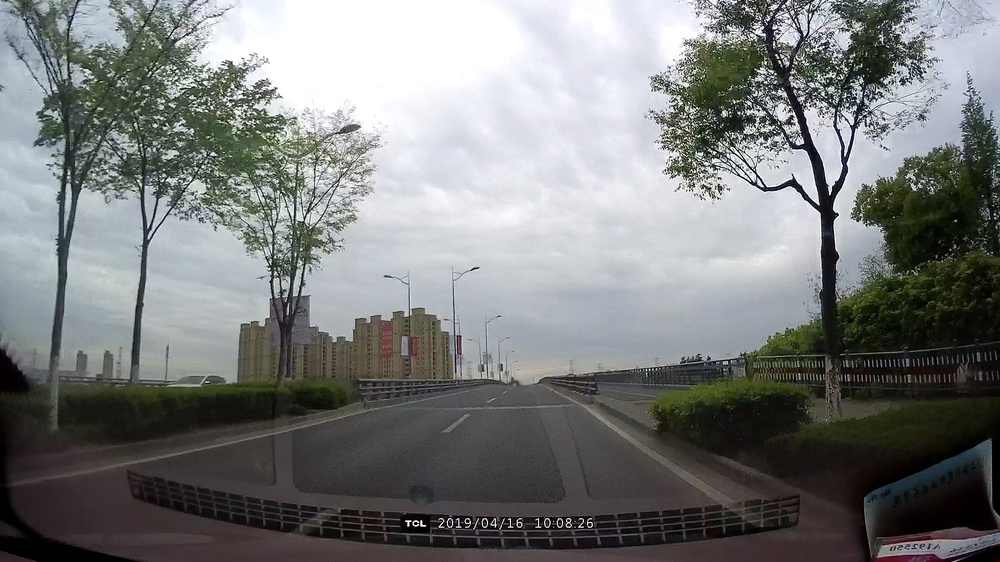
%> input picture test_1.jpg, 1000 x 562 px, shrunk from 1920 x 1080 before the run
$ octave test_hough.m   (GNU Octave 9; MATLAB toolbox functions it lacks are replaced by stand-ins)
%> lines starting %> are read from the running program, lines starting %| are printed output that depends on the picture
% 测试霍夫变换
clc
clear
close all

% 读取图像
I  = imread('test_1.jpg');
%> I is the input picture: size 562x1000x3 uint8; mean R, G, B 121.8, 123.9, 123.2
%rotI = imrotate(I,33,'crop'); % 旋转33度，保持原图片大小
%fig1 = imshow(I);
rotI=rgb2hsv(I);
%> rotI: size 562x1000x3 double; mean H, S, V 0.446, 0.153, 0.503
% 提取边
rotI=rotI(:,:,3);
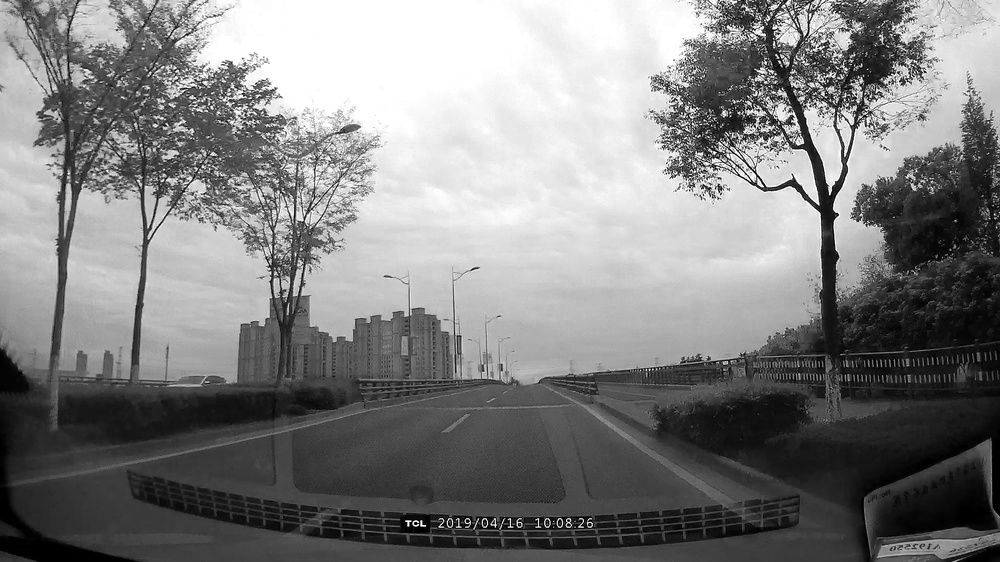
%> rotI: size 562x1000 double; min 0, max 1, mean 0.503
BW = edge(rotI,'canny');
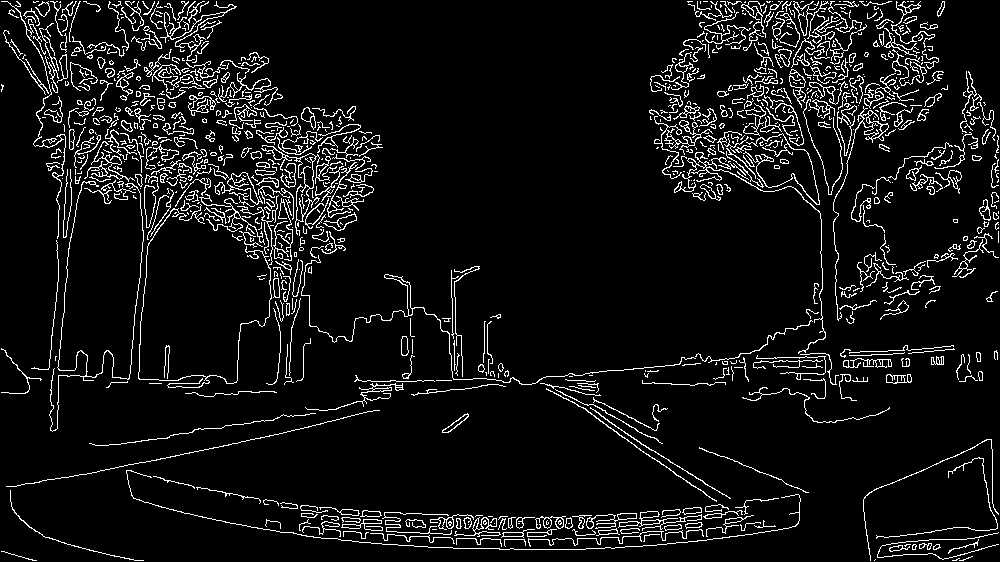
%> BW: size 562x1000 logical; 7.3% white in thin lines or dots
%figure, imshow(BW);

% 霍夫变换
[H,theta,rho] = hough(BW,'Theta',20:0.1:60); % 计算二值图像的标准霍夫变换，H为霍夫变换矩阵，theta,rho为计算霍夫变换的角度和半径值
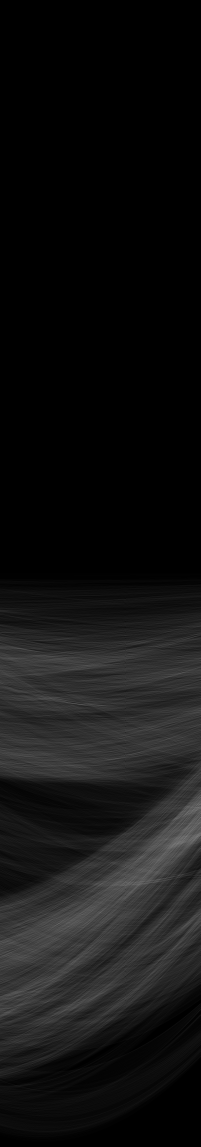
%> H: size 2293x401 double (shown at 1/2 size); min 0, max 139, mean 17.8
%> theta = 401 values from 20 to 60; rho = 2293 values from -1146 to 1146
figure, imshow(imadjust(mat2gray(H)),[],'XData',theta,'YData',rho,...
    'InitialMagnification','fit');
%> after `imshow(imadjust(mat2gray(H)),[],'XData',theta,'YData',rho,... 'Initial`:
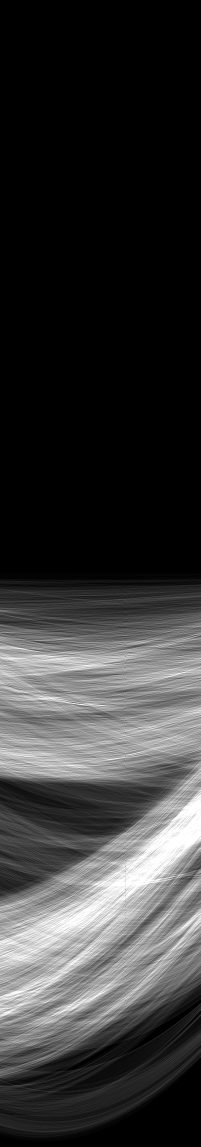
%> displayed picture: size 2293x401, on the screen's scale of 0 to 255 (shown at 1/2 size); min 0, max 255, mean 54.6
xlabel('theta (degrees)'), ylabel('rho');
axis on, axis normal, hold on;
colormap(hot)

% 显示霍夫变换矩阵中的极值点
P = houghpeaks(H,5,'threshold',ceil(0.3*max(H(:)))); % 从霍夫变换矩阵H中提取5个极值点
%> P = [1764 251; 1674 394; 1688 355; 1673 373; 1626 382]
x = theta(P(:,2));
%> x = [45 59.3 55.4 57.2 58.1]
y = rho(P(:,1));
%> y = [617 527 541 526 479]
plot(x,y,'s','color','black');
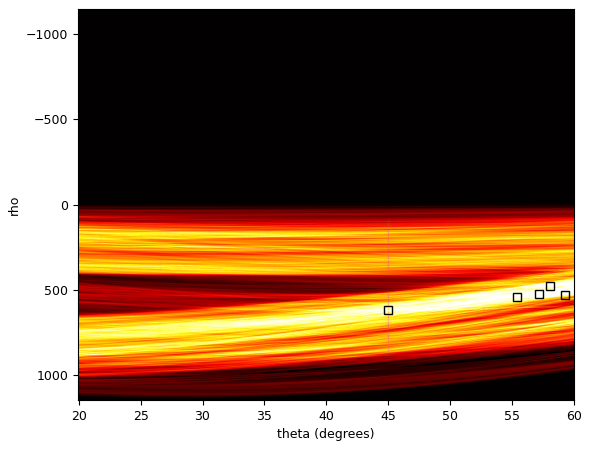
%> figure redrawn from the program's plot data

% 找原图中的线
lines = houghlines(BW,theta,rho,P,'FillGap',5,'MinLength',7);
%> lines = 44 lines; longest, point1 to point2 (x, y): (364, 511) to (347, 528), (752, 143) to (733, 155), (824, 50) to (809, 66), (715, 159) to (700, 175), (750, 124) to (737, 138), (753, 167) to (737, 177)
figure, imshow(rotI), hold on
max_len = 0;
for k = 1:length(lines)
    % 绘制各条线
    xy = [lines(k).point1; lines(k).point2];
    plot(xy(:,1),xy(:,2),'LineWidth',2,'Color','green');

    % 绘制线的起点（黄色）、终点（红色）
    plot(xy(1,1),xy(1,2),'x','LineWidth',2,'Color','yellow');
    plot(xy(2,1),xy(2,2),'x','LineWidth',2,'Color','red');

    % 计算线的长度，找最长线段
    len = norm(lines(k).point1 - lines(k).point2);
    if ( len > max_len)
          max_len = len;
        xy_long = xy;
    end
end
%> this loop made 44 passes
%> (len, max_len, xy_long) on passes 1, 2, 3, 9: (7.81, 7.81, [848 26; 843 32]), (8.49, 8.49, [836 39; 830 45]), (21.93, 21.93, [824 50; 809 66]), (24.04, 24.04, [364 511; 347 528])
%> (xy, len) on passes 4, 5, 6, 7, 8, 10: ([799 75; 791 84], 12.04), ([750 124; 737 138], 19.1), ([733 142; 722 153], 15.56), ([715 159; 700 175], 21.93), ([689 185; 684 191], 7.81), ([896 82; 885 89], 13.04)
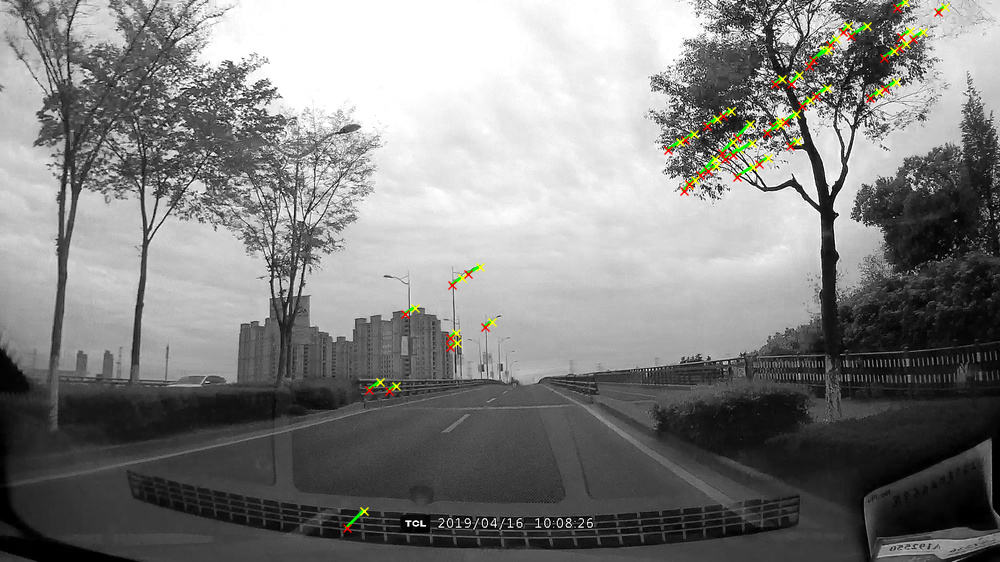
%> figure redrawn from the program's plot data

$ run again, with test_2.jpg copied over test_1.jpg
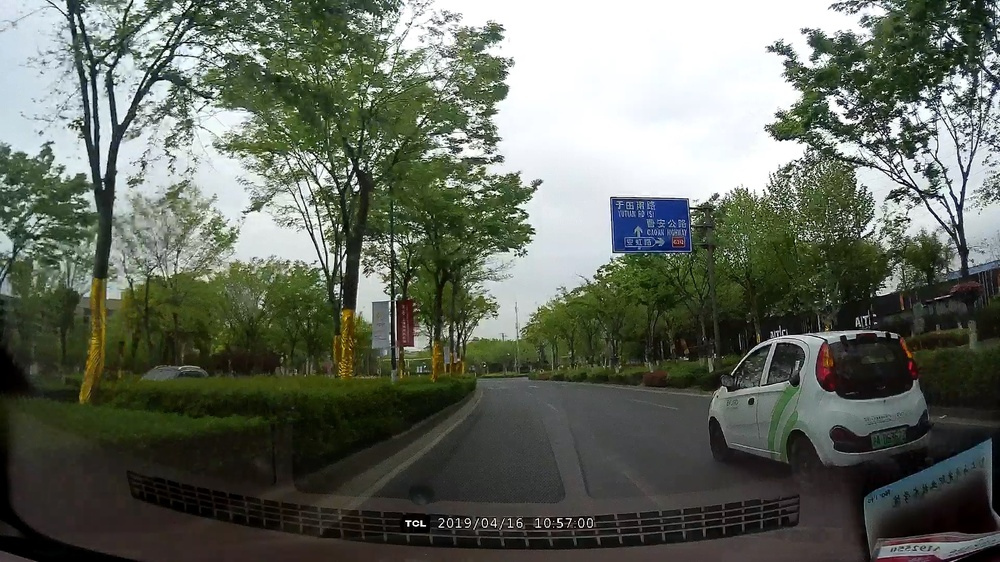
%> input picture test_2.jpg, 1000 x 562 px, shrunk from 1920 x 1080 before the run
%> I is the input picture: size 562x1000x3 uint8; mean R, G, B 99.6, 105.3, 94.7
%> `BW = edge(rotI,'canny');`:
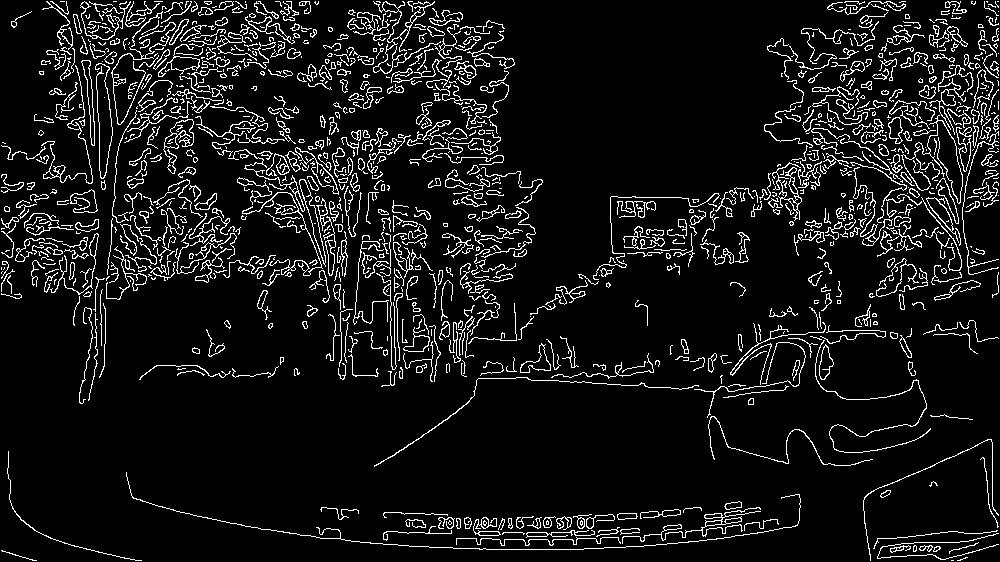
%> BW: size 562x1000 logical; 8.4% white in thin lines or dots
%> theta = 401 values from 20 to 60; rho = 2293 values from -1146 to 1146
%> P = [1744 359; 1747 344; 1743 365; 1745 353; 1691 396]
%> x = [55.8 54.3 56.4 55.2 59.5]
%> y = [597 600 596 598 544]
%> lines = 35 lines; longest, point1 to point2 (x, y): (462, 409) to (381, 464), (467, 405) to (389, 459), (457, 413) to (379, 465), (469, 403) to (404, 450), (799, 175) to (771, 194), (925, 103) to (900, 119)
%> the loop `for k = 1:length(lines)` made 35 passes
%> (len, max_len, xy_long) on passes 1, 2, 4, 8: (8.06, 8.06, [956 74; 949 78]), (8.6, 8.6, [942 83; 935 88]), (19.42, 19.42, [821 166; 805 177]), (97.91, 97.91, [462 409; 381 464])
%> after the loop `for k = 1:length(lines)`:
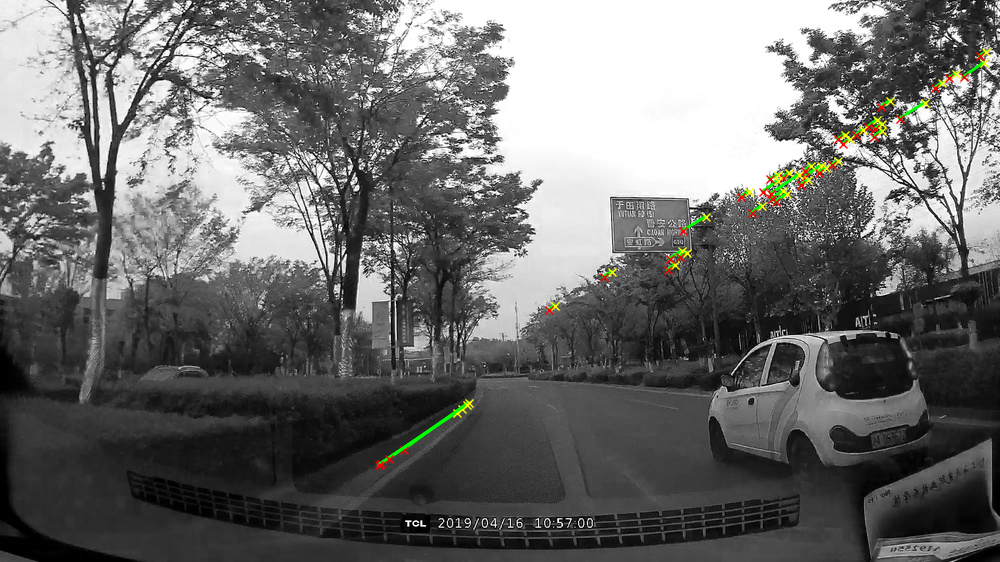
%> figure redrawn from the program's plot data

$ run again, with test_3.jpg copied over test_1.jpg
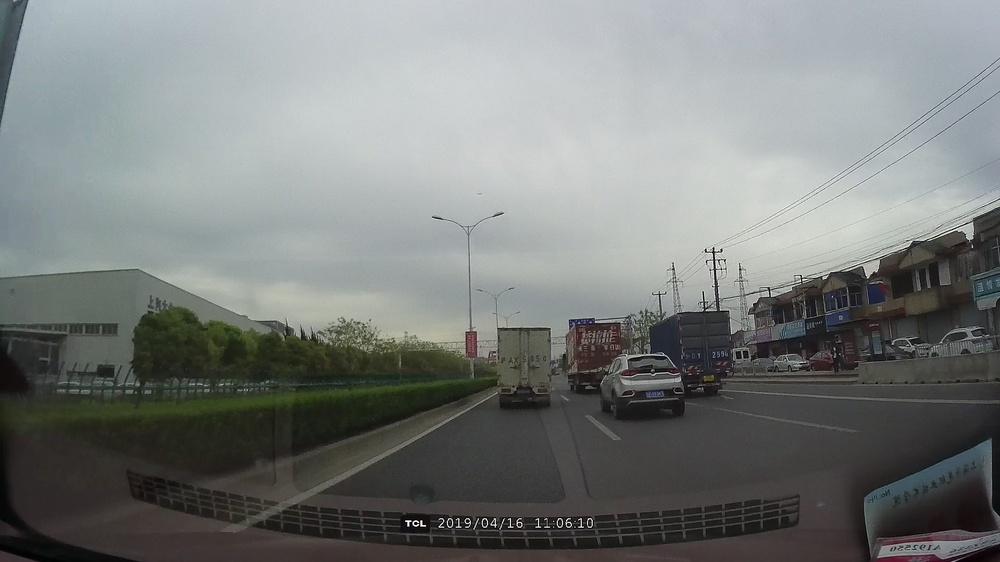
%> input picture test_3.jpg, 1000 x 562 px, shrunk from 1920 x 1080 before the run
%> I is the input picture: size 562x1000x3 uint8; mean R, G, B 121.5, 125.1, 123.5
%> `BW = edge(rotI,'canny');`:
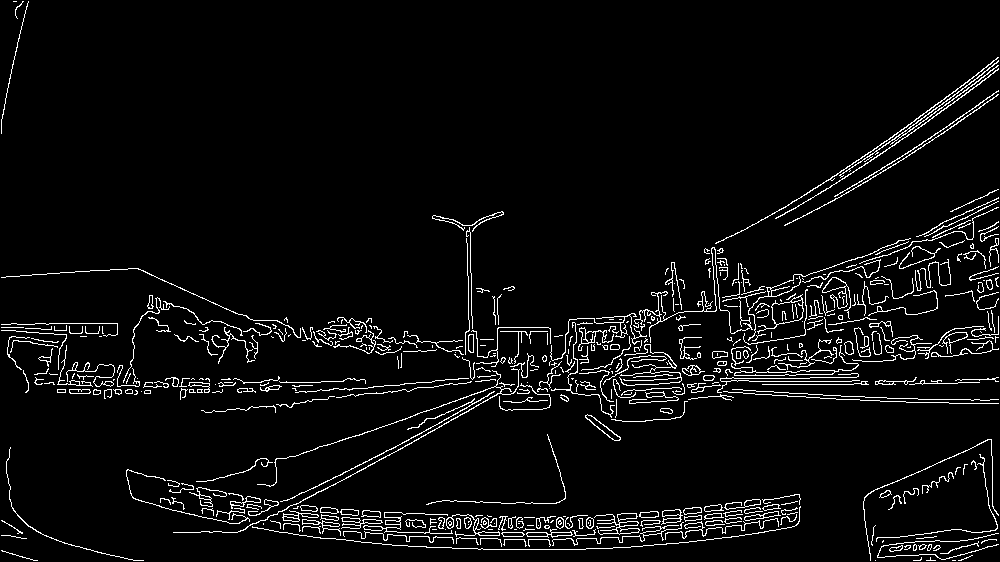
%> BW: size 562x1000 logical; 4.8% white in thin lines or dots
%> theta = 401 values from 20 to 60; rho = 2293 values from -1146 to 1146
%> P = [1737 398; 1741 378; 1747 372; 1735 384; 1786 337]
%> x = [59.7 57.7 57.1 58.3 53.6]
%> y = [590 594 600 588 639]
%> lines = 43 lines; longest, point1 to point2 (x, y): (997, 60) to (871, 153), (893, 138) to (782, 210), (506, 389) to (408, 446), (865, 157) to (775, 214), (844, 171) to (768, 218), (908, 154) to (835, 197)
%> the loop `for k = 1:length(lines)` made 43 passes
%> (len, max_len, xy_long) on passes 1, 2, 8, 23, 37: (28.3, 28.3, [954 127; 930 142]), (84.72, 84.72, [908 154; 835 197]), (113.4, 113.4, [506 389; 408 446]), (132.3, 132.3, [893 138; 782 210]), (156.6, 156.6, [997 60; 871 153])
%> after the loop `for k = 1:length(lines)`:
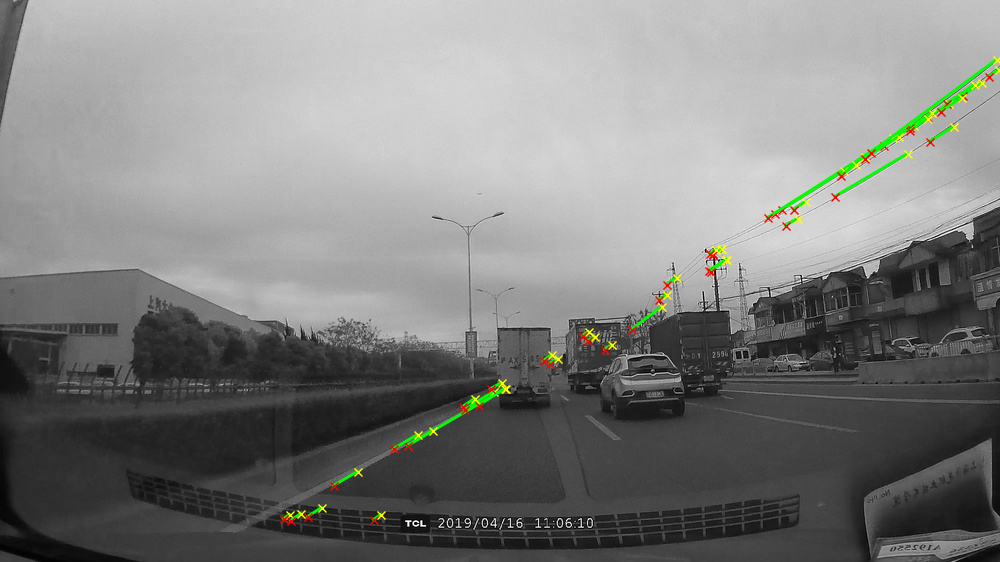
%> figure redrawn from the program's plot data
